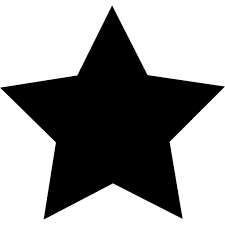
#> input picture star.png, 225 x 225 px, found by its file name
$ jupyter execute 'Chapter 2 Some basic functions.ipynb'
#> lines starting #> are read from the running program, lines starting #| are printed output that depends on the picture; after the words box and inside, x2 and y2 are one past the last pixel; in counts of white or black regions, pixels touching at a corner belong together
[cell 1]
#Some basic function

[cell 2]
import cv2
import numpy as np

[cell 3]
kernel = np.ones((5,5), np.uint8) #2nd attribute is unsigned int 0 to 255

[cell 4]
img = cv2.imread('Images/star.png')
#> img is the input picture: shape (225, 225, 3); min 0, max 255, mean 150.5

grayImg = cv2.cvtColor(img, cv2.COLOR_BGR2GRAY)

cv2.imshow('Gray Image',grayImg)

cv2.waitKey(0)
cv2.destroyAllWindows()

[cell 5]
blurImg = cv2.GaussianBlur(grayImg, (7,7), 0)
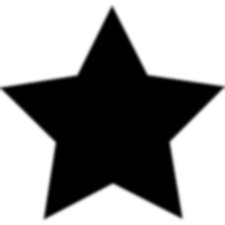
#> blurImg: shape (225, 225); min 0, max 255, mean 150.5
#2nd attribute is kernel size. It can 3,3 or 1,1 or 7,7 (odd)

cv2.imshow('Blur Image',blurImg)

cv2.waitKey(0)
cv2.destroyAllWindows()

[cell 6]
#Edge detector
#using canny edge detector
cannyImg = cv2.Canny(img, 100, 100) #2nd & 3rd attributes are threshold values
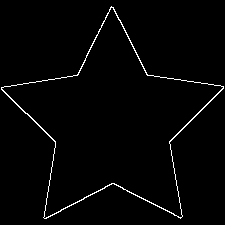
#> cannyImg: shape (225, 225); 1.8% white in thin lines or dots

cv2.imshow('Canny Image',cannyImg)

cv2.waitKey(0)
cv2.destroyAllWindows()

[cell 7]
#Detecting edge by increasing or decresing thickness (used when edges are not defined appropriately)
dilatedImg = cv2.dilate(cannyImg, kernel, iterations=4)
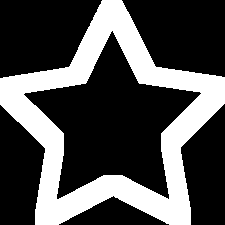
#> dilatedImg: shape (225, 225); 31% white; 1 white region, box (x1, y1, x2, y2) and area: (0, 0, 225, 225) 15671
#2nd attribute is a kernel with value and size and matrix
#3rd attribute i.e: No. of iterations depends on requirement

cv2.imshow('Dilated Image',dilatedImg)

cv2.waitKey(0)
cv2.destroyAllWindows()

[cell 8]
#Detecting edge by making edges thinner
erodedImg = cv2.erode(dilatedImg, kernel, iterations=4)
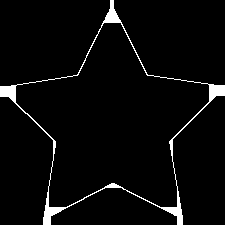
#> erodedImg: shape (225, 225); 3.7% white; 1 white region, box (x1, y1, x2, y2) and area: (0, 0, 225, 225) 1863

cv2.imshow('Eroded Image',erodedImg)

cv2.waitKey(0)
cv2.destroyAllWindows()

$ run again, with shapes.png copied over star.png
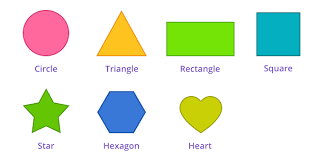
#> input picture shapes.png, 326 x 154 px, found by its file name
#> img is the input picture: shape (154, 326, 3); mean B, G, R 219.9, 235.3, 226.9
#> `cannyImg = cv2.Canny(img, 100, 100)`:
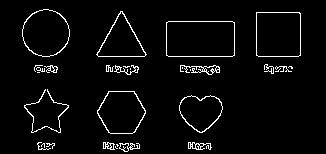
#> cannyImg: shape (154, 326); 3.9% white in thin lines or dots, all inside (x1, y1, x2, y2) = (22, 9, 301, 152)
#> dilatedImg: shape (154, 326); 51.6% white; 8 black regions, largest, box (x1, y1, x2, y2) and area: (0, 0, 326, 154) 21595, (175, 30, 226, 48) 914, (265, 21, 292, 48) 726
#> `erodedImg = cv2.erode(dilatedImg, kernel, iterations=4)`:
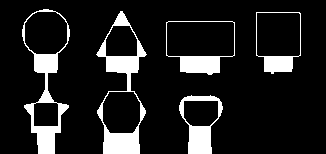
#> erodedImg: shape (154, 326); 12.3% white; 5 white regions, box (x1, y1, x2, y2) and area: (96, 11, 147, 154) 2061, (22, 9, 70, 154) 1684, (179, 95, 223, 154) 973, (166, 21, 235, 75) 846, (256, 12, 301, 74) 612
